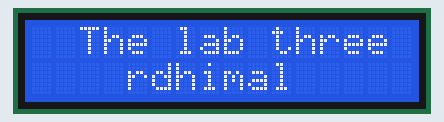
This sketch was run on a simulated Arduino Uno, built with avr-gcc and run on an emulated ATmega328P. On the bench: 16×2 character LCD.

Above: at 0.26 s.
At 1.88 s:
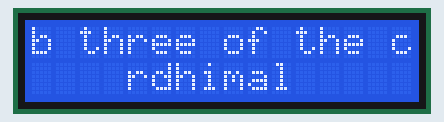
At 3.5 s:
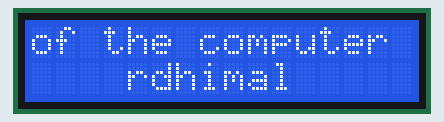
At 6.73 s:
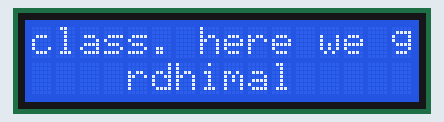
At 11.56 s:
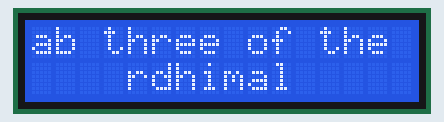
At 16.7 s:
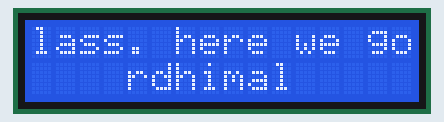

Measured:
- by itself, everything shown: repeats every 19.8 s, in 68 steps
- what the display in image 1 shows lasts 0.4 s, from 1.7 s to 2.1 s
- what the display in image 5 shows lasts 3.2 s, from 16.6 s to 19.8 s

The sketch:

rdhima2Lab3.ino
```cpp
// 1- FirstName:Roshan LastName-Dhimal - UIN - 661652338
// 2- Lab 3 : LCD
// 3- Description - Lab LCD requires to Print your first name,to the bottom row of the LCD,
//                  and your favorite quote to the top row. The quote should be longer than 16 characters,
//                  so it does not fit on the screen. The quote should scroll across the top row so you can read the whole thing.
//                  Only the quote should scroll, the bottom row with your name should stay in place,
//                   but the name should be in the center of the LCD
//                   with (as close as possible) equal spacing on each side.
// 4- Assumptions - The code used below should enable setup arduino display name and quote
// 5- References- https://docs.arduino.cc/learn/electronics/lcd-displays

//where did you find code snippets, ideas, inspirations? if no references are used say: "no references used" - failing to list the references you used can result in plagiarism
// 6- Demo - Neel Parikh  ; Time: 2 pm; lab 2; Date: 10/10/2022


// include the library code:
#include <LiquidCrystal.h>

// initializing the library by associating any needed LCD interface pin
// with the arduino pin number it is connected to
const int rs = 12, en = 11, d4 = 5, d5 = 4, d6 = 3, d7 = 2;
LiquidCrystal lcd(rs, en, d4, d5, d6, d7);


// set up the long character i.e is the quote
char *quote = "  The lab three of the computer class. here we go ";
// the index of the quote pos
int pos = 0;
int curPos = 0;


// helper function to update the scroll
void resetDisplay(){
  int numLength = strlen(quote);
  lcd.setCursor(0,pos);
    // check to reset to start postion
  if (curPos == (numLength-1)){
    curPos = 0;
  }
  // check to start postion if less then size of 16*2
  if (curPos < numLength - 16){
    for (int i = curPos; i < 16 + curPos; i++){
      lcd.print(quote[i]);
//printf(quote[i]);
//      lcd.scrollDisplayLeft(quote);
    }

  }

  curPos++;
}

void setup() {
  // set up the LCD's number of columns and rows:
  lcd.begin(16, 2);
  // print in the middle of screen
  lcd.setCursor(4,1);
  // Print a message to the LCD.
  lcd.print("rdhimal");
}

void loop() {
  // call to scroll
  resetDisplay();
  delay(400);
  resetDisplay();
}
```
